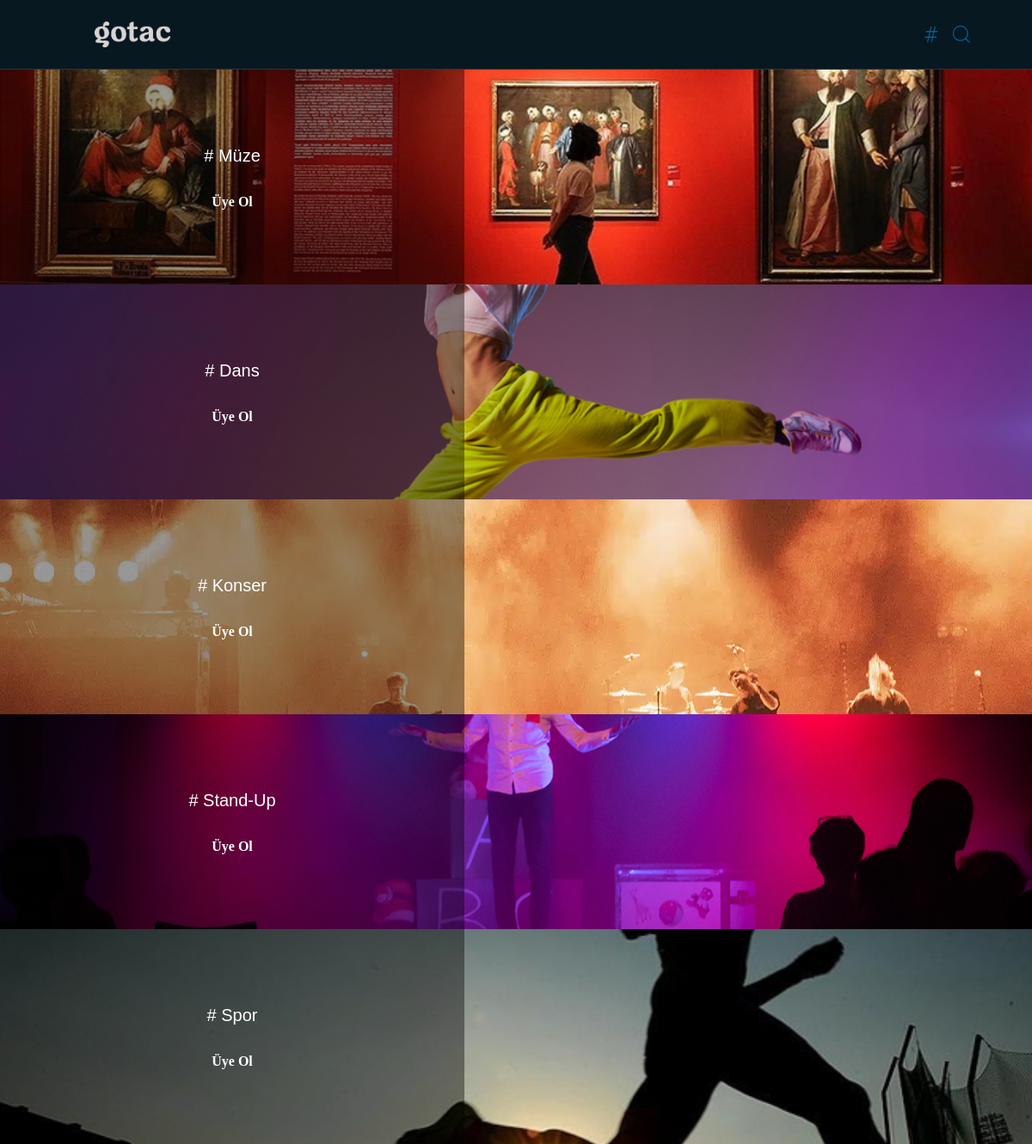
/activities/hashtag/, run on the app's committed database.
### activities/models.py (models this page shows)
class hashtags(models.Model):
    id = models.AutoField(auto_created=True, primary_key=True, serialize=False, verbose_name='ID')
    name = models.CharField(max_length=30,verbose_name="name")
    pic = models.ImageField(upload_to = 'uploads/hashtags/',verbose_name="pic",blank=True, null=True)
    def __str__(self):
        return self.name

### activities/views.py (the view)
# urls.py: path('hashtag/',allhashtags,name="allhashtags"),
def allhashtags(request):
    allhashtags = hashtags.objects.all()
    allhashtags = list(allhashtags)
    random.shuffle(allhashtags)
    values= {
        "hashtags":allhashtags,
    }
    return render(request,"activities/hashtags.html",values)

### templates/activities/hashtags.html (shortened to what this page needs)
{% extends "layout.html" %}
{% load static %}
{% block body1 %}
<div class="grid-container">
  {% if hashtags.all.count != 0 %}
    {% for value in hashtags %}
      <div class="grid-item">
        <div class="uk-height-medium uk-flex uk-flex-center uk-flex-middle uk-background-cover uk-light relative" style="background-image: url('{{ value.pic.url }}');" data-src="{{ value.pic.url }}" uk-img>
          <div class="overlay">
            <h4># {{ value }}</h4>
            {% if request.user.is_authenticated %}
            {% if value not in request.user.wantToKnowHash.all %}
            <div>
              <a href="javascript:void(0);" onclick="toggleHashtag({{ value.id }});" class="hashtag-button" data-hashtag-id="{{ value.id }}" uk-icon="icon:bookmark;ratio:1.6"></a>
            </div>
            {% else %}
            <div class="icon-container">
              <a href="javascript:void(0);" onclick="toggleHashtag({{ value.id }});" class="hashtag-button" data-hashtag-id="{{ value.id }}" uk-icon="icon:close;ratio:1.6"></a>
            </div>
            {% endif %}
            {% else %}
            <a href="/account/register">Üye Ol</a>
            {% endif %}
          </div>
        </div>
      </div>
    {% endfor %}
  {% endif %}
</div>
{% endblock body1 %}
{% block tags %}
<span uk-icon="icon: hashtag;ratio:1.3" style="color:#075f92 ;"></span>
<span uk-icon="icon: search;ratio:1.2" style="color:#075f92 ;margin-left: 10px;"></span>
{% endblock tags %}

### templates/activities/hashtags.html (style rules this page uses)
.grid-item { position: relative; max-height: 250px; overflow: hidden; }
.overlay { position: absolute; top: 0; left: 0; width: 45%; height: 100%; background-color: rgba(0, 0, 0, 0.4); display: flex; flex-direction: column; align-items: center; justify-content: center; }
.uk-background-cover::before { content: ""; position: absolute; top: 0; left: 0; width: 100%; height: 100%; background-color: rgba(0, 0, 0, 0.2); }
.overlay h4 { margin: 0; color: #fff; font-family: "Arial", sans-serif; font-weight: normal; }

### data on the page
hashtags: pic (picture), name "Müze"
hashtags: pic (picture), name "Dans"
hashtags: pic (picture), name "Konser"
hashtags: pic (picture), name "Stand-Up"
hashtags: pic (picture), name "Spor"
